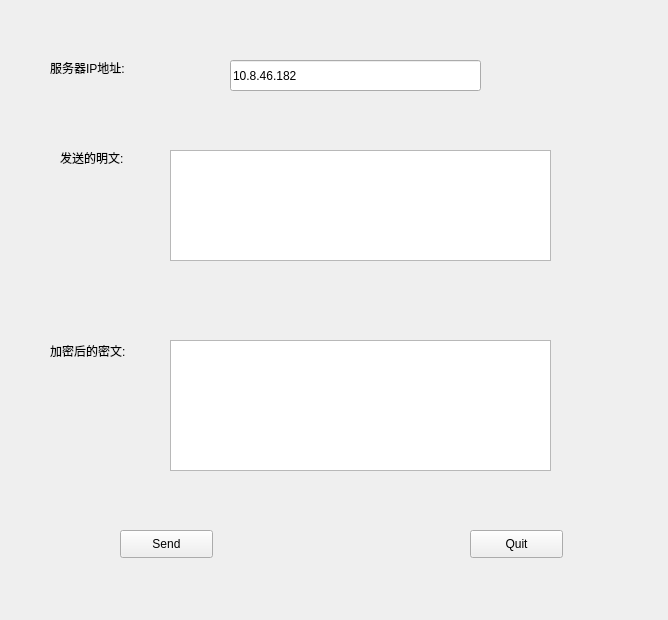
<?xml version="1.0" encoding="UTF-8"?>
<ui version="4.0">
 <class>TCPClientClass</class>
 <widget class="QWidget" name="TCPClientClass">
  <property name="geometry">
   <rect>
    <x>0</x>
    <y>0</y>
    <width>668</width>
    <height>620</height>
   </rect>
  </property>
  <property name="windowTitle">
   <string>2017212151_client</string>
  </property>
  <widget class="QLabel" name="label">
   <property name="geometry">
    <rect>
     <x>50</x>
     <y>60</y>
     <width>101</width>
     <height>16</height>
    </rect>
   </property>
   <property name="text">
    <string>服务器IP地址: </string>
   </property>
  </widget>
  <widget class="QLabel" name="label_2">
   <property name="geometry">
    <rect>
     <x>60</x>
     <y>150</y>
     <width>91</width>
     <height>16</height>
    </rect>
   </property>
   <property name="text">
    <string>发送的明文:</string>
   </property>
  </widget>
  <widget class="QLabel" name="label_3">
   <property name="geometry">
    <rect>
     <x>50</x>
     <y>340</y>
     <width>101</width>
     <height>21</height>
    </rect>
   </property>
   <property name="text">
    <string>加密后的密文:</string>
   </property>
  </widget>
  <widget class="QTextEdit" name="clear">
   <property name="geometry">
    <rect>
     <x>170</x>
     <y>150</y>
     <width>381</width>
     <height>111</height>
    </rect>
   </property>
  </widget>
  <widget class="QTextEdit" name="cipher">
   <property name="geometry">
    <rect>
     <x>170</x>
     <y>340</y>
     <width>381</width>
     <height>131</height>
    </rect>
   </property>
  </widget>
  <widget class="QLineEdit" name="IPAddress">
   <property name="geometry">
    <rect>
     <x>230</x>
     <y>60</y>
     <width>251</width>
     <height>31</height>
    </rect>
   </property>
   <property name="text">
    <string>10.8.46.182</string>
   </property>
  </widget>
  <widget class="QPushButton" name="sendButton">
   <property name="geometry">
    <rect>
     <x>120</x>
     <y>530</y>
     <width>93</width>
     <height>28</height>
    </rect>
   </property>
   <property name="text">
    <string>Send</string>
   </property>
  </widget>
  <widget class="QPushButton" name="quitButton">
   <property name="geometry">
    <rect>
     <x>470</x>
     <y>530</y>
     <width>93</width>
     <height>28</height>
    </rect>
   </property>
   <property name="text">
    <string>Quit</string>
   </property>
  </widget>
 </widget>
 <layoutdefault spacing="6" margin="11"/>
 <resources>
  <include location="TCPClient.qrc"/>
 </resources>
 <connections/>
</ui>
